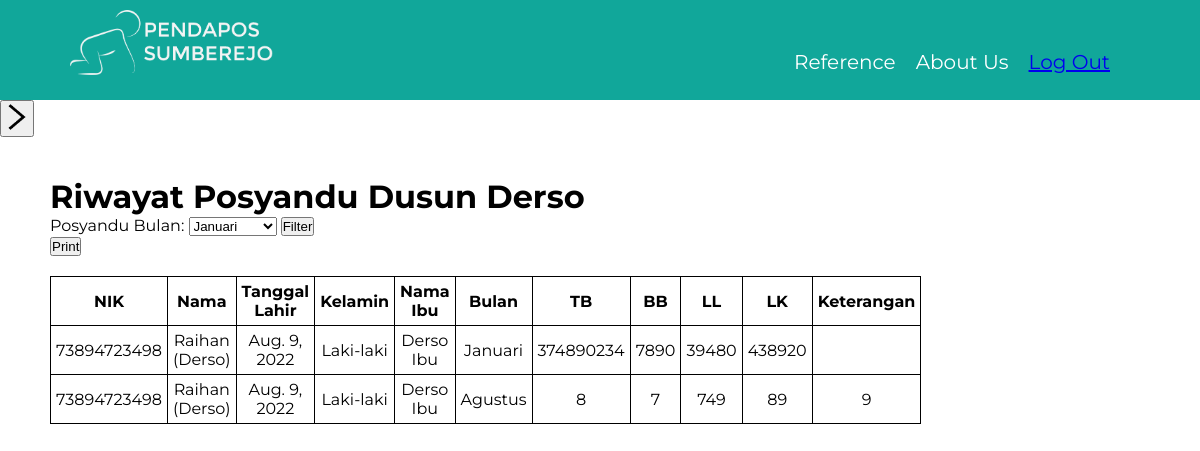
Screenshot of /riwayat/derso (signed in) with the database file from the repository.
### main/models.py (models this page shows, shortened)
class Profil(models.Model):
    nik     = models.IntegerField()
    nama    = models.CharField(max_length=40)
    tgl     = models.DateField()
    kelamin = models.CharField(max_length=10)
    namaibu = models.CharField(max_length=40)
    nikibu  = models.IntegerField()
    dusun  = models.CharField(max_length=30, default='Sumberejo')

class Posyandu(models.Model):
    bulan  = models.CharField(max_length=20, default='Januari')
    nik = models.ForeignKey(Profil, on_delete=models.CASCADE)
    tb  = models.IntegerField()
    bb  = models.IntegerField()
    ll  = models.IntegerField()
    lk  = models.IntegerField()
    ket = models.CharField(max_length=20,)

### main/views.py (the view)
# urls.py: path('riwayat/derso', views.derso, name=''),
@login_required
def derso(response):
    profils = Profil.objects.prefetch_related('posyandu_set')
    profils = profils.filter(dusun='Derso')
    if response.method == 'POST':
        forms = BulanForm(response.POST)
        if forms.is_valid():
            bulan = forms.cleaned_data['bulan']
            profils = Profil.objects.prefetch_related(
                Prefetch('posyandu_set', Posyandu.objects.filter(bulan=bulan))
            ).filter(posyandu__bulan=bulan, dusun='Derso')
    else:
        forms = BulanForm()
    context = {
        'profils' : profils,
        'forms' : forms
    }
    return render(response, 'dusunderso.html', context)

### main/forms.py
class BulanForm(forms.Form):
    pilihanbulan = [
    ('Januari', 'Januari'),
    ('Februari', 'Februari'),
    ('Maret', 'Maret'),
    ('April', 'April'),
    ('Mei', 'Mei'),
    ('Juni', 'Juni'),
    ('Juli', 'Juli'),
    ('Agustus', 'Agustus'),
    ('September', 'September'),
    ('Oktober', 'Oktober'),
    ('November', 'November'),
    ('Desember', 'Desember'),
]
    bulan = forms.ChoiceField(
        widget = forms.Select,
        choices = pilihanbulan,
        label = 'Posyandu Bulan'
    )

### main/templates/dusunderso.html (shortened to what this page needs)
{% extends 'base.html' %}
{% load static %}
{% block style %}
    <link rel='stylesheet' type='text/css' href={% static 'all.css' %}>
{% endblock %}
{% block content %}
<div class='container'>
    <div class='intro'>
        <h1>Riwayat Posyandu Dusun Derso</h1>
        <form method='POST' action=''>
            {{ forms }}
            <button type='submit' name='save'>Filter</button>
        </form>
        <button id='print' onclick='print()'>Print</button>
    </div>
    <table>
        <thead>
            <tr>
                <th>NIK</th>
                <th>Nama</th>
                <th>Tanggal Lahir</th>
                <th>Kelamin</th>
                <th>Nama Ibu</th>
                <th>Bulan</th>
                <th>TB</th>
                <th>BB</th>
                <th>LL</th>
                <th>LK</th>
                <th>Keterangan</th>
            </tr>
        </thead>
        <tbody>
            {% for profil in profils %}
            {% for posyandu in profil.posyandu_set.all %}
            <tr>
                <td>{{ profil.nik }}</td>
                <td>{{ profil.nama }}</td>
                <td>{{ profil.tgl }}</td>
                <td>{{ profil.kelamin }}</td>
                <td>{{ profil.namaibu }}</td>
                <td>{{ posyandu.bulan }}</td>
                <td>{{ posyandu.tb }}</td>
                <td>{{ posyandu.bb }}</td>
                <td>{{ posyandu.ll }}</td>
                <td>{{ posyandu.lk }}</td>
                <td>{{ posyandu.ket }}</td>
            </tr>
            {% endfor %}
            {% empty %}
            <tr>
                <td colspan="11">No data available</td>
            </tr>
            {% endfor %}
        </tbody>
    </table>
</div>
{% endblock %}

### main/static/all.css (style rules this page uses)
* { margin: 0; padding: 0; }
body { background-image: url('assets/bg.png'); background-repeat: no-repeat; background-size: cover; background-attachment: fixed; }
.container { padding: 0px 50px 0px 50px; }
table { width: 70%; border-collapse: collapse; font-family: 'Montserrat', sans-serif; }
th, td { border: 1px solid black; padding: 5px; text-align: center; }
.intro { margin-top: 40px; width: 60%; margin-left: 0px; margin-bottom: 20px; font-family: 'Montserrat', sans-serif; }

### rows the page displays
Profil: nik "73894723498", nama "Raihan (Derso)", tgl "Aug. 9, 2022", kelamin "Laki-laki", namaibu "Derso Ibu"
Posyandu: bulan "Januari", tb "374890234", bb "7890", ll "39480", lk "438920"
Posyandu: bulan "Agustus", tb "8", bb "7", ll "749", lk "89", ket "9"
